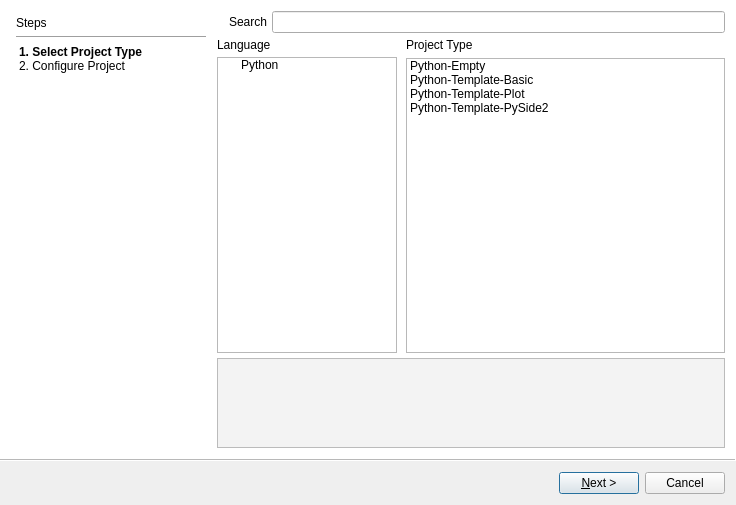
<?xml version="1.0" encoding="UTF-8"?>
<ui version="4.0">
 <class>Wizard</class>
 <widget class="QWizard" name="Wizard">
  <property name="geometry">
   <rect>
    <x>0</x>
    <y>0</y>
    <width>736</width>
    <height>505</height>
   </rect>
  </property>
  <property name="windowTitle">
   <string>New Project</string>
  </property>
  <property name="wizardStyle">
   <enum>QWizard::ModernStyle</enum>
  </property>
  <property name="options">
   <set>QWizard::HelpButtonOnRight|QWizard::NoBackButtonOnStartPage</set>
  </property>
  <widget class="QWizardPage" name="wizardPage1">
   <layout class="QHBoxLayout" name="horizontalLayout">
    <property name="leftMargin">
     <number>9</number>
    </property>
    <property name="topMargin">
     <number>9</number>
    </property>
    <property name="rightMargin">
     <number>9</number>
    </property>
    <property name="bottomMargin">
     <number>9</number>
    </property>
    <item>
     <widget class="QWidget" name="widget_left" native="true">
      <property name="minimumSize">
       <size>
        <width>200</width>
        <height>0</height>
       </size>
      </property>
      <property name="maximumSize">
       <size>
        <width>180</width>
        <height>16777215</height>
       </size>
      </property>
      <layout class="QVBoxLayout" name="verticalLayout">
       <property name="leftMargin">
        <number>5</number>
       </property>
       <property name="topMargin">
        <number>5</number>
       </property>
       <property name="rightMargin">
        <number>5</number>
       </property>
       <property name="bottomMargin">
        <number>5</number>
       </property>
       <item>
        <widget class="QLabel" name="label">
         <property name="text">
          <string>Steps</string>
         </property>
        </widget>
       </item>
       <item>
        <widget class="Line" name="line">
         <property name="orientation">
          <enum>Qt::Horizontal</enum>
         </property>
        </widget>
       </item>
       <item>
        <widget class="QListWidget" name="listWidget">
         <property name="styleSheet">
          <string notr="true">border:0px;</string>
         </property>
         <item>
          <property name="text">
           <string>1. Select Project Type</string>
          </property>
          <property name="font">
           <font>
            <weight>75</weight>
            <bold>true</bold>
           </font>
          </property>
         </item>
         <item>
          <property name="text">
           <string>2. Configure Project</string>
          </property>
         </item>
        </widget>
       </item>
       <item>
        <spacer name="verticalSpacer">
         <property name="orientation">
          <enum>Qt::Vertical</enum>
         </property>
         <property name="sizeHint" stdset="0">
          <size>
           <width>20</width>
           <height>40</height>
          </size>
         </property>
        </spacer>
       </item>
      </layout>
     </widget>
    </item>
    <item>
     <widget class="QWidget" name="widget_right" native="true">
      <layout class="QVBoxLayout" name="verticalLayout_4">
       <property name="spacing">
        <number>5</number>
       </property>
       <property name="leftMargin">
        <number>0</number>
       </property>
       <property name="topMargin">
        <number>0</number>
       </property>
       <property name="rightMargin">
        <number>0</number>
       </property>
       <property name="bottomMargin">
        <number>0</number>
       </property>
       <item>
        <layout class="QHBoxLayout" name="horizontalLayout_2">
         <item>
          <widget class="QLabel" name="label_11">
           <property name="maximumSize">
            <size>
             <width>15</width>
             <height>15</height>
            </size>
           </property>
           <property name="text">
            <string/>
           </property>
           <property name="pixmap">
            <pixmap resource="../pyqtsource.qrc">:/resources/icons/search.svg</pixmap>
           </property>
           <property name="scaledContents">
            <bool>true</bool>
           </property>
          </widget>
         </item>
         <item>
          <widget class="QLabel" name="label_2">
           <property name="text">
            <string>Search</string>
           </property>
          </widget>
         </item>
         <item>
          <widget class="QLineEdit" name="lineEdit"/>
         </item>
        </layout>
       </item>
       <item>
        <layout class="QHBoxLayout" name="horizontalLayout_3">
         <property name="spacing">
          <number>9</number>
         </property>
         <property name="leftMargin">
          <number>0</number>
         </property>
         <item>
          <widget class="QWidget" name="widget_3" native="true">
           <property name="maximumSize">
            <size>
             <width>180</width>
             <height>16777215</height>
            </size>
           </property>
           <layout class="QVBoxLayout" name="verticalLayout_2">
            <property name="spacing">
             <number>5</number>
            </property>
            <property name="leftMargin">
             <number>0</number>
            </property>
            <property name="topMargin">
             <number>0</number>
            </property>
            <property name="rightMargin">
             <number>0</number>
            </property>
            <property name="bottomMargin">
             <number>0</number>
            </property>
            <item>
             <widget class="QLabel" name="label_3">
              <property name="text">
               <string>Language</string>
              </property>
             </widget>
            </item>
            <item>
             <widget class="QTreeWidget" name="treeWidget">
              <attribute name="headerVisible">
               <bool>false</bool>
              </attribute>
              <column>
               <property name="text">
                <string>Type</string>
               </property>
              </column>
              <item>
               <property name="text">
                <string>Python</string>
               </property>
               <property name="icon">
                <iconset resource="../pyqtsource.qrc">
                 <normaloff>:/resources/icons/folder_yellow.svg</normaloff>:/resources/icons/folder_yellow.svg</iconset>
               </property>
              </item>
             </widget>
            </item>
           </layout>
          </widget>
         </item>
         <item>
          <widget class="QWidget" name="widget_4" native="true">
           <property name="maximumSize">
            <size>
             <width>16777215</width>
             <height>16777215</height>
            </size>
           </property>
           <layout class="QVBoxLayout" name="verticalLayout_3">
            <property name="leftMargin">
             <number>0</number>
            </property>
            <property name="topMargin">
             <number>0</number>
            </property>
            <property name="rightMargin">
             <number>0</number>
            </property>
            <property name="bottomMargin">
             <number>0</number>
            </property>
            <item>
             <widget class="QLabel" name="label_4">
              <property name="text">
               <string>Project Type</string>
              </property>
             </widget>
            </item>
            <item>
             <widget class="QListWidget" name="file_list">
              <item>
               <property name="text">
                <string>Python-Empty</string>
               </property>
               <property name="icon">
                <iconset resource="../pyqtsource.qrc">
                 <normaloff>:/resources/icons/python.svg</normaloff>:/resources/icons/python.svg</iconset>
               </property>
              </item>
              <item>
               <property name="text">
                <string>Python-Template-Basic</string>
               </property>
               <property name="icon">
                <iconset resource="../pyqtsource.qrc">
                 <normaloff>:/resources/icons/python.svg</normaloff>:/resources/icons/python.svg</iconset>
               </property>
              </item>
              <item>
               <property name="text">
                <string>Python-Template-Plot</string>
               </property>
               <property name="icon">
                <iconset resource="../pyqtsource.qrc">
                 <normaloff>:/resources/icons/python.svg</normaloff>:/resources/icons/python.svg</iconset>
               </property>
              </item>
              <item>
               <property name="text">
                <string>Python-Template-PySide2</string>
               </property>
               <property name="icon">
                <iconset resource="../pyqtsource.qrc">
                 <normaloff>:/resources/icons/python.svg</normaloff>:/resources/icons/python.svg</iconset>
               </property>
              </item>
             </widget>
            </item>
           </layout>
          </widget>
         </item>
        </layout>
       </item>
       <item>
        <widget class="QPlainTextEdit" name="plainTextEdit">
         <property name="maximumSize">
          <size>
           <width>16777215</width>
           <height>90</height>
          </size>
         </property>
         <property name="styleSheet">
          <string notr="true">background-color: rgb(243, 243, 243);</string>
         </property>
         <property name="readOnly">
          <bool>true</bool>
         </property>
         <property name="plainText">
          <string/>
         </property>
        </widget>
       </item>
      </layout>
     </widget>
    </item>
   </layout>
  </widget>
  <widget class="QWizardPage" name="wizardPage2">
   <layout class="QHBoxLayout" name="horizontalLayout_6">
    <item>
     <widget class="QWidget" name="widget_left_2" native="true">
      <property name="minimumSize">
       <size>
        <width>200</width>
        <height>0</height>
       </size>
      </property>
      <property name="maximumSize">
       <size>
        <width>180</width>
        <height>16777215</height>
       </size>
      </property>
      <layout class="QVBoxLayout" name="verticalLayout_5">
       <property name="leftMargin">
        <number>5</number>
       </property>
       <property name="topMargin">
        <number>5</number>
       </property>
       <property name="rightMargin">
        <number>5</number>
       </property>
       <property name="bottomMargin">
        <number>5</number>
       </property>
       <item>
        <widget class="QLabel" name="label_5">
         <property name="text">
          <string>Steps</string>
         </property>
        </widget>
       </item>
       <item>
        <widget class="Line" name="line_2">
         <property name="orientation">
          <enum>Qt::Horizontal</enum>
         </property>
        </widget>
       </item>
       <item>
        <widget class="QListWidget" name="listWidget_2">
         <property name="styleSheet">
          <string notr="true">border:0px;</string>
         </property>
         <item>
          <property name="text">
           <string>1. Select Project Type</string>
          </property>
          <property name="font">
           <font>
            <weight>50</weight>
            <bold>false</bold>
           </font>
          </property>
         </item>
         <item>
          <property name="text">
           <string>2. Configure Project</string>
          </property>
          <property name="font">
           <font>
            <weight>75</weight>
            <bold>true</bold>
           </font>
          </property>
         </item>
        </widget>
       </item>
       <item>
        <spacer name="verticalSpacer_2">
         <property name="orientation">
          <enum>Qt::Vertical</enum>
         </property>
         <property name="sizeHint" stdset="0">
          <size>
           <width>20</width>
           <height>40</height>
          </size>
         </property>
        </spacer>
       </item>
      </layout>
     </widget>
    </item>
    <item>
     <widget class="QWidget" name="widget_right_2" native="true">
      <layout class="QVBoxLayout" name="verticalLayout_6">
       <item>
        <widget class="QLabel" name="label_9">
         <property name="text">
          <string>Project Configuration</string>
         </property>
        </widget>
       </item>
       <item>
        <widget class="Line" name="line_3">
         <property name="orientation">
          <enum>Qt::Horizontal</enum>
         </property>
        </widget>
       </item>
       <item>
        <layout class="QFormLayout" name="formLayout_2">
         <item row="0" column="0">
          <widget class="QLabel" name="projectNameText">
           <property name="text">
            <string>Project Name:</string>
           </property>
          </widget>
         </item>
         <item row="0" column="1">
          <widget class="QLineEdit" name="projectNameLineEdit">
           <property name="text">
            <string>PyMinerProject</string>
           </property>
           <property name="clearButtonEnabled">
            <bool>false</bool>
           </property>
          </widget>
         </item>
         <item row="1" column="0">
          <widget class="QLabel" name="projectDirectory">
           <property name="text">
            <string>Project Directory:</string>
           </property>
          </widget>
         </item>
         <item row="1" column="1">
          <layout class="QHBoxLayout" name="horizontalLayout_4">
           <item>
            <widget class="QLineEdit" name="projectDirectoryEditLine">
             <property name="styleSheet">
              <string notr="true"/>
             </property>
             <property name="readOnly">
              <bool>true</bool>
             </property>
            </widget>
           </item>
           <item>
            <widget class="QToolButton" name="toolButton">
             <property name="text">
              <string>...</string>
             </property>
            </widget>
           </item>
          </layout>
         </item>
         <item row="2" column="0">
          <widget class="QLabel" name="absoluteDirectory">
           <property name="text">
            <string>Absolute Directory:</string>
           </property>
          </widget>
         </item>
         <item row="2" column="1">
          <widget class="QLineEdit" name="absoluteDirectoryEditLine">
           <property name="styleSheet">
            <string notr="true"/>
           </property>
           <property name="readOnly">
            <bool>true</bool>
           </property>
          </widget>
         </item>
         <item row="4" column="0">
          <spacer name="verticalSpacer_3">
           <property name="orientation">
            <enum>Qt::Vertical</enum>
           </property>
           <property name="sizeHint" stdset="0">
            <size>
             <width>20</width>
             <height>40</height>
            </size>
           </property>
          </spacer>
         </item>
         <item row="3" column="1">
          <widget class="QLabel" name="warningLabel">
           <property name="font">
            <font>
             <weight>75</weight>
             <bold>true</bold>
            </font>
           </property>
           <property name="cursor">
            <cursorShape>IBeamCursor</cursorShape>
           </property>
           <property name="styleSheet">
            <string notr="true">color: rgb(255, 102, 0);</string>
           </property>
           <property name="text">
            <string/>
           </property>
           <property name="textFormat">
            <enum>Qt::AutoText</enum>
           </property>
          </widget>
         </item>
        </layout>
       </item>
      </layout>
     </widget>
    </item>
   </layout>
  </widget>
 </widget>
 <resources>
  <include location="../pyqtsource.qrc"/>
 </resources>
 <connections/>
</ui>
